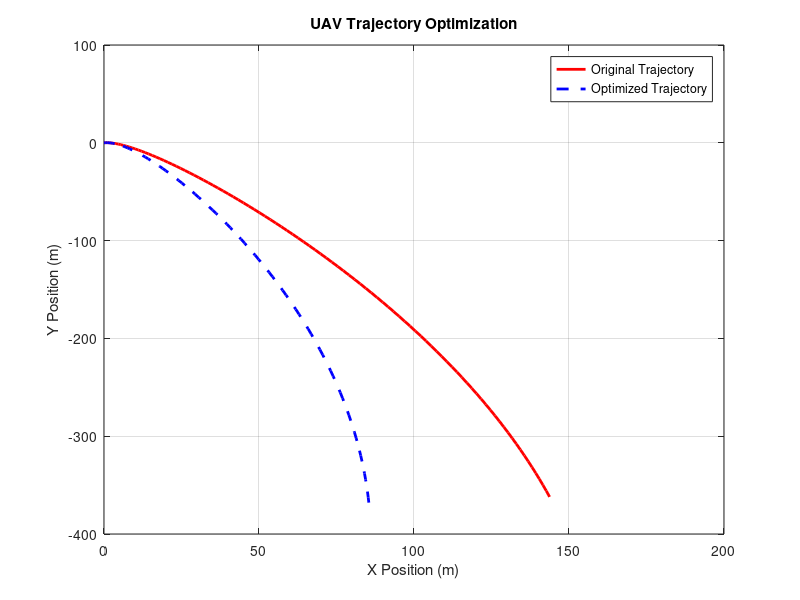

The MATLAB script that drew this image:
clc; clear; close all;

% Parameters
m = 5;                % UAV mass (kg)
g = 9.81;             % Gravity (m/s²)
Cd = 0.05;            % Drag coefficient
rho = 1.225;          % Air density (kg/m³)
A = 0.3;              % UAV cross-sectional area (m²)
thrust_max = 20;      % Maximum thrust (N)
dt = 0.1;             % Time step (s)
t_end = 10;           % Simulation duration (s)
n_steps = t_end / dt; % Number of time steps

% Initial conditions
x = zeros(1, n_steps);
y = zeros(1, n_steps);
vx = 5;  % Initial velocity in x-direction (m/s)
vy = 2;  % Initial velocity in y-direction (m/s)

% Simulate original trajectory (without optimization)
for i = 2:n_steps
    v = sqrt(vx^2 + vy^2);
    F_drag = 0.5 * Cd * rho * A * v^2;
    
    ax = (thrust_max - F_drag) / m; % Acceleration in x
    ay = (-m * g + 0.5 * Cd * rho * A * v^2) / m; % Acceleration in y
    
    vx = vx + ax * dt;
    vy = vy + ay * dt;
    
    x(i) = x(i-1) + vx * dt;
    y(i) = y(i-1) + vy * dt;
end

% Optimization: Adjust trajectory to minimize energy consumption
thrust_opt = linspace(10, 20, n_steps); % Adjust thrust dynamically
x_opt = zeros(1, n_steps);
y_opt = zeros(1, n_steps);
vx_opt = 5;
vy_opt = 2;

for i = 2:n_steps
    v_opt = sqrt(vx_opt^2 + vy_opt^2);
    F_drag_opt = 0.5 * Cd * rho * A * v_opt^2;
    
    ax_opt = (thrust_opt(i) - F_drag_opt) / m;
    ay_opt = (-m * g + 0.5 * Cd * rho * A * v_opt^2) / m;
    
    vx_opt = vx_opt + ax_opt * dt;
    vy_opt = vy_opt + ay_opt * dt;
    
    x_opt(i) = x_opt(i-1) + vx_opt * dt;
    y_opt(i) = y_opt(i-1) + vy_opt * dt;
end

% Plot results
figure;
plot(x, y, 'r-', 'LineWidth', 2); hold on;
plot(x_opt, y_opt, 'b--', 'LineWidth', 2);
legend('Original Trajectory', 'Optimized Trajectory');
xlabel('X Position (m)');
ylabel('Y Position (m)');
title('UAV Trajectory Optimization');
grid on;

% Save plot
saveas(gcf, 'uav_trajectory_optimization.png');
